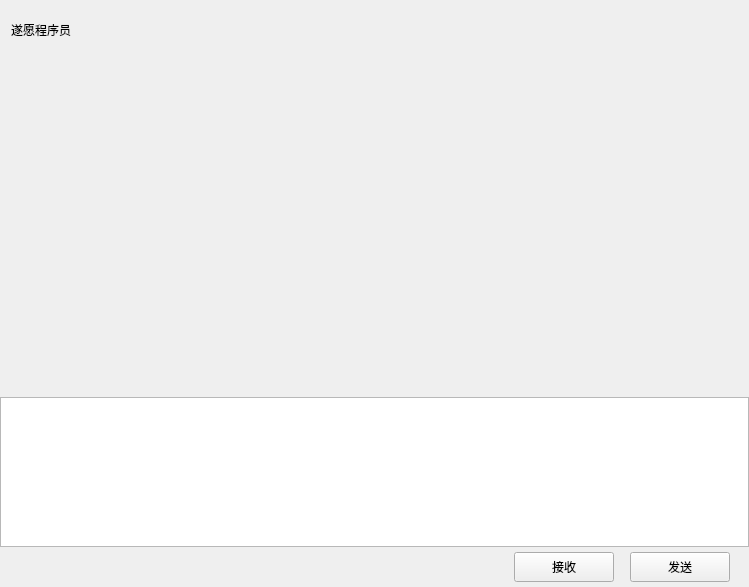
<?xml version="1.0" encoding="UTF-8"?>
<ui version="4.0">
 <class>ChatPage</class>
 <widget class="QWidget" name="ChatPage">
  <property name="geometry">
   <rect>
    <x>0</x>
    <y>0</y>
    <width>749</width>
    <height>587</height>
   </rect>
  </property>
  <property name="windowTitle">
   <string>Form</string>
  </property>
  <layout class="QVBoxLayout" name="verticalLayout">
   <property name="spacing">
    <number>0</number>
   </property>
   <property name="leftMargin">
    <number>0</number>
   </property>
   <property name="topMargin">
    <number>0</number>
   </property>
   <property name="rightMargin">
    <number>0</number>
   </property>
   <property name="bottomMargin">
    <number>0</number>
   </property>
   <item>
    <widget class="QWidget" name="chat_data_wid" native="true">
     <layout class="QVBoxLayout" name="verticalLayout_4">
      <property name="spacing">
       <number>0</number>
      </property>
      <property name="leftMargin">
       <number>0</number>
      </property>
      <property name="topMargin">
       <number>0</number>
      </property>
      <property name="rightMargin">
       <number>0</number>
      </property>
      <property name="bottomMargin">
       <number>0</number>
      </property>
      <item>
       <widget class="QWidget" name="title_wid" native="true">
        <property name="minimumSize">
         <size>
          <width>0</width>
          <height>60</height>
         </size>
        </property>
        <property name="maximumSize">
         <size>
          <width>16777215</width>
          <height>60</height>
         </size>
        </property>
        <layout class="QVBoxLayout" name="verticalLayout_5">
         <property name="topMargin">
          <number>2</number>
         </property>
         <property name="rightMargin">
          <number>2</number>
         </property>
         <property name="bottomMargin">
          <number>2</number>
         </property>
         <item>
          <widget class="QWidget" name="widget_2" native="true">
           <layout class="QHBoxLayout" name="horizontalLayout_3">
            <property name="leftMargin">
             <number>2</number>
            </property>
            <property name="topMargin">
             <number>2</number>
            </property>
            <property name="rightMargin">
             <number>2</number>
            </property>
            <property name="bottomMargin">
             <number>2</number>
            </property>
            <item>
             <widget class="QLabel" name="title_lb">
              <property name="text">
               <string>遂愿程序员</string>
              </property>
             </widget>
            </item>
           </layout>
          </widget>
         </item>
        </layout>
       </widget>
      </item>
      <item>
       <widget class="ChatView" name="chat_data_list" native="true"/>
      </item>
      <item>
       <widget class="QWidget" name="tool_wid" native="true">
        <property name="minimumSize">
         <size>
          <width>0</width>
          <height>40</height>
         </size>
        </property>
        <property name="maximumSize">
         <size>
          <width>16777215</width>
          <height>40</height>
         </size>
        </property>
        <layout class="QHBoxLayout" name="horizontalLayout_4">
         <property name="leftMargin">
          <number>2</number>
         </property>
         <property name="topMargin">
          <number>2</number>
         </property>
         <property name="rightMargin">
          <number>2</number>
         </property>
         <property name="bottomMargin">
          <number>2</number>
         </property>
         <item>
          <spacer name="horizontalSpacer_2">
           <property name="orientation">
            <enum>Qt::Orientation::Horizontal</enum>
           </property>
           <property name="sizeType">
            <enum>QSizePolicy::Policy::Fixed</enum>
           </property>
           <property name="sizeHint" stdset="0">
            <size>
             <width>5</width>
             <height>20</height>
            </size>
           </property>
          </spacer>
         </item>
         <item>
          <widget class="ClickedLabel" name="emo_lb">
           <property name="minimumSize">
            <size>
             <width>25</width>
             <height>25</height>
            </size>
           </property>
           <property name="maximumSize">
            <size>
             <width>25</width>
             <height>25</height>
            </size>
           </property>
           <property name="text">
            <string/>
           </property>
          </widget>
         </item>
         <item>
          <spacer name="horizontalSpacer_4">
           <property name="orientation">
            <enum>Qt::Orientation::Horizontal</enum>
           </property>
           <property name="sizeType">
            <enum>QSizePolicy::Policy::Fixed</enum>
           </property>
           <property name="sizeHint" stdset="0">
            <size>
             <width>5</width>
             <height>20</height>
            </size>
           </property>
          </spacer>
         </item>
         <item>
          <widget class="ClickedLabel" name="file_lb">
           <property name="minimumSize">
            <size>
             <width>25</width>
             <height>25</height>
            </size>
           </property>
           <property name="maximumSize">
            <size>
             <width>25</width>
             <height>25</height>
            </size>
           </property>
           <property name="text">
            <string/>
           </property>
          </widget>
         </item>
         <item>
          <spacer name="horizontalSpacer_3">
           <property name="orientation">
            <enum>Qt::Orientation::Horizontal</enum>
           </property>
           <property name="sizeHint" stdset="0">
            <size>
             <width>40</width>
             <height>20</height>
            </size>
           </property>
          </spacer>
         </item>
        </layout>
       </widget>
      </item>
      <item>
       <widget class="MessageTextEdit" name="chatEdit">
        <property name="minimumSize">
         <size>
          <width>0</width>
          <height>150</height>
         </size>
        </property>
        <property name="maximumSize">
         <size>
          <width>16777215</width>
          <height>150</height>
         </size>
        </property>
       </widget>
      </item>
      <item>
       <widget class="QWidget" name="send_wid" native="true">
        <property name="minimumSize">
         <size>
          <width>0</width>
          <height>40</height>
         </size>
        </property>
        <property name="maximumSize">
         <size>
          <width>16777215</width>
          <height>40</height>
         </size>
        </property>
        <layout class="QHBoxLayout" name="horizontalLayout_5">
         <property name="topMargin">
          <number>2</number>
         </property>
         <property name="bottomMargin">
          <number>2</number>
         </property>
         <item>
          <spacer name="horizontalSpacer_5">
           <property name="orientation">
            <enum>Qt::Orientation::Horizontal</enum>
           </property>
           <property name="sizeHint" stdset="0">
            <size>
             <width>40</width>
             <height>20</height>
            </size>
           </property>
          </spacer>
         </item>
         <item>
          <widget class="ClickedBtn" name="receive_btn">
           <property name="minimumSize">
            <size>
             <width>100</width>
             <height>30</height>
            </size>
           </property>
           <property name="maximumSize">
            <size>
             <width>100</width>
             <height>30</height>
            </size>
           </property>
           <property name="text">
            <string>接收</string>
           </property>
          </widget>
         </item>
         <item>
          <spacer name="horizontalSpacer_6">
           <property name="orientation">
            <enum>Qt::Orientation::Horizontal</enum>
           </property>
           <property name="sizeType">
            <enum>QSizePolicy::Policy::Fixed</enum>
           </property>
           <property name="sizeHint" stdset="0">
            <size>
             <width>10</width>
             <height>20</height>
            </size>
           </property>
          </spacer>
         </item>
         <item>
          <widget class="ClickedBtn" name="send_btn">
           <property name="minimumSize">
            <size>
             <width>100</width>
             <height>30</height>
            </size>
           </property>
           <property name="maximumSize">
            <size>
             <width>100</width>
             <height>30</height>
            </size>
           </property>
           <property name="text">
            <string>发送</string>
           </property>
          </widget>
         </item>
         <item>
          <spacer name="horizontalSpacer_7">
           <property name="orientation">
            <enum>Qt::Orientation::Horizontal</enum>
           </property>
           <property name="sizeType">
            <enum>QSizePolicy::Policy::Fixed</enum>
           </property>
           <property name="sizeHint" stdset="0">
            <size>
             <width>10</width>
             <height>20</height>
            </size>
           </property>
          </spacer>
         </item>
        </layout>
       </widget>
      </item>
     </layout>
    </widget>
   </item>
  </layout>
 </widget>
 <customwidgets>
  <customwidget>
   <class>ClickedBtn</class>
   <extends>QPushButton</extends>
   <header location="global">clickedbtn.h</header>
  </customwidget>
  <customwidget>
   <class>ClickedLabel</class>
   <extends>QLabel</extends>
   <header>clickedlabel.h</header>
  </customwidget>
  <customwidget>
   <class>ChatView</class>
   <extends>QWidget</extends>
   <header>chatview.h</header>
   <container>1</container>
  </customwidget>
  <customwidget>
   <class>MessageTextEdit</class>
   <extends>QTextEdit</extends>
   <header location="global">messagetextedit.h</header>
  </customwidget>
 </customwidgets>
 <resources/>
 <connections/>
</ui>
